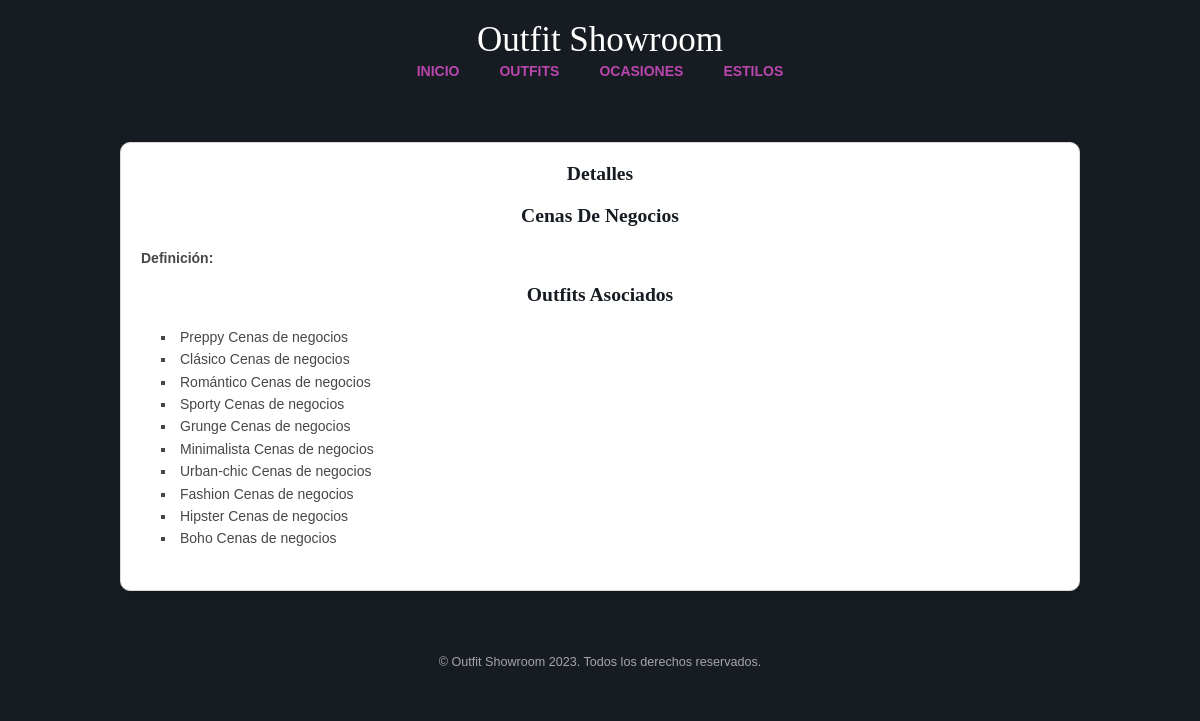
The page /ocasiones/3/ on the database its author committed.
### appOutfitShowroom/models.py (models this page shows, shortened)
class Ocasion(models.Model):
    nombre = models.CharField(max_length=50)
    descripcion = models.CharField(max_length=200)

class Outfit(models.Model):
    nombre = models.CharField(max_length=50)
    descripcion = models.CharField(max_length=200)
    estilo = models.ForeignKey(Estilo, on_delete=models.CASCADE)
    ocasion = models.ManyToManyField(Ocasion)
    foto = models.URLField(max_length=200, blank=True, null=True)

### appOutfitShowroom/views.py (the view)
# urls.py: path('ocasiones/<int:ocasion_id>/', views.detalle_ocasion, name='detalle_ocasion'),
def detalle_ocasion(request, ocasion_id):
    ocasion = get_object_or_404(Ocasion, id=ocasion_id)
    outfits = ocasion.outfit_set.all()
    return render(request, 'nocobot/ocasion.html', {'ocasion': ocasion, 'outfits': outfits})

### appOutfitShowroom/templates/nocobot/ocasion.html
{% extends "nocobot/base2.html" %}
{% load i18n %}
{% block content %}
<h1>{{ ocasion.nombre }}</h1>
<p><strong>Definición:</strong> {{ ocasion.definición }}</p>
<h2>Outfits Asociados</h2>
<ul>
    {% for outfit in outfits %}
    <li>{{ outfit.nombre }}</li>
    {% endfor %}
</ul>
{% endblock %}

### appOutfitShowroom/static/layout/styles/framework.css (style rules this page uses)
html { overflow-y:scroll; overflow-x:hidden; }
html, body { margin:0; padding:0; font-size:14px; line-height:1.6em; }
*, *::before, *::after { box-sizing:border-box; }
body, input, textarea, select { font-family:Verdana, Geneva, sans-serif; }
h1, h2, h3, h4, h5, h6, .heading { font-family:Georgia, "Times New Roman", Times, serif; }
::placeholder { opacity:1; }
h1, h2, h3, h4, h5, h6, .heading { margin:0 0 20px 0; font-size:1.4rem; line-height:normal; font-weight:normal; text-transform:capitalize; }
main h1, main h2 { color: #161C21; font-weight: bold; text-align: center; }
main ul { list-style: square inside; margin: 20px 0; padding: 0; }

### appOutfitShowroom/static/layout/styles/layout.css (style rules this page uses)
*, *::before, *::after { transition:all .3s ease-in-out; }
body { color:#A5A6AA; background-color:#161C21; }
main h1, main h2 { text-align: center; color: #161C21; font-weight: bold; margin-bottom: 20px; }
main ul { margin: 20px 0; padding-left: 20px; }

### rows shown on the page
Ocasion: nombre "Cenas De Negocios"
Outfit: nombre "Preppy Cenas de negocios"
Outfit: nombre "Clásico Cenas de negocios"
Outfit: nombre "Romántico Cenas de negocios"
Outfit: nombre "Sporty Cenas de negocios"
Outfit: nombre "Grunge Cenas de negocios"
Outfit: nombre "Minimalista Cenas de negocios"
Outfit: nombre "Urban-chic Cenas de negocios"
Outfit: nombre "Fashion Cenas de negocios"
Outfit: nombre "Hipster Cenas de negocios"
Outfit: nombre "Boho Cenas de negocios"
